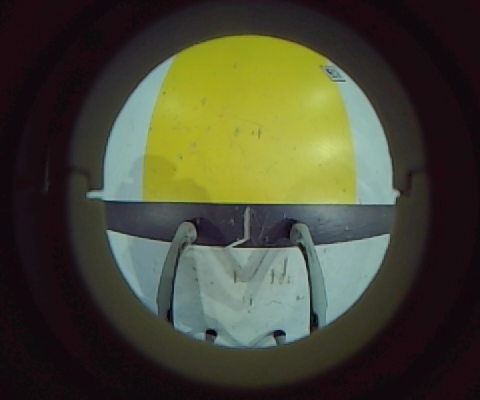
#> input picture Craic/13/go13_new/video_test/calibration_images/calibration_image_00.jpg, 480 x 400 px; its folder holds only this picture in this run
$ python correct.py
#> lines starting #> are read from the running program, lines starting #| are printed output that depends on the picture
import cv2
import numpy as np
import glob

def calibrate_camera(image_files, pattern_size=(9, 6)):
#> called with pattern_size = (9, 6)
    criteria = (cv2.TERM_CRITERIA_EPS + cv2.TERM_CRITERIA_MAX_ITER, 30, 0.001)
    objp = np.zeros((pattern_size[0] * pattern_size[1], 3), np.float32)
    objp[:, :2] = np.mgrid[0:pattern_size[0], 0:pattern_size[1]].T.reshape(-1, 2)
    objpoints = []
    imgpoints = []

    for fname in image_files:
        img = cv2.imread(fname)
#> img is the input picture: shape (400, 480, 3); mean B, G, R 51.6, 71, 70.7
        gray = cv2.cvtColor(img, cv2.COLOR_BGR2GRAY)
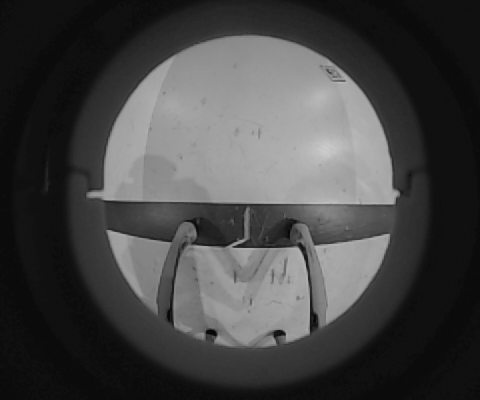
#> gray: shape (400, 480); min 2, max 204, mean 68.7
        ret, corners = cv2.findChessboardCorners(gray, pattern_size, None)
#> ret = False; corners = None
        if ret:
            objpoints.append(objp)
            corners2 = cv2.cornerSubPix(gray, corners, (11, 11), (-1, -1), criteria)
            imgpoints.append(corners2)
            cv2.drawChessboardCorners(img, pattern_size, corners2, ret)
            cv2.imshow('img', img)
            cv2.waitKey(500)
    cv2.destroyAllWindows()
#> (the run stopped early here; a loop or call above may not have finished)
